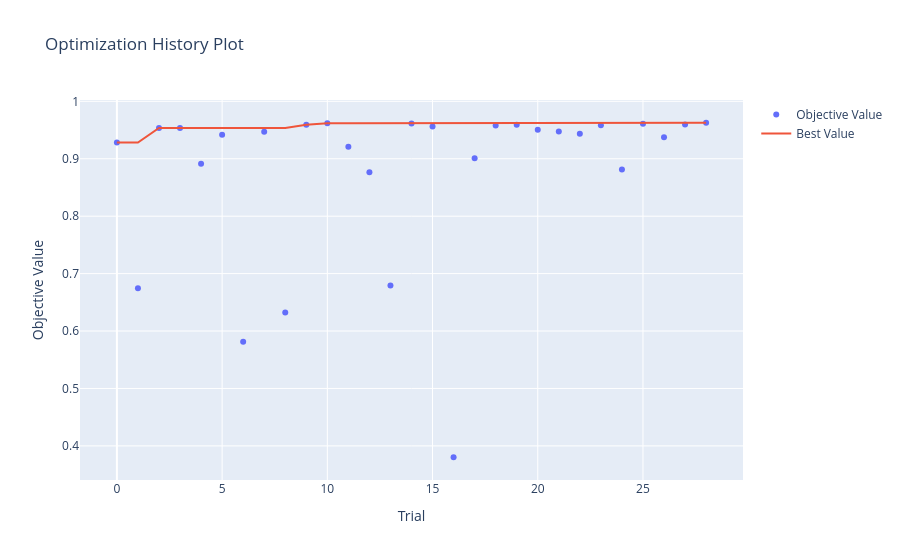

Notebook code cell kept with this figure:
### Code cell
optuna.visualization.plot_optimization_history(study)

### Figure 1 — Plotly figure (JSON) as saved in the notebook; plotly's stock layout.template omitted (floating-point values rounded to 4 significant figures)
{"data": [{"mode": "markers", "name": "Objective Value", "type": "scatter", "x": [0, 1, 2, 3, 4, 5, 6, 7, 8, 9, 10, 11, 12, 13, 14, 15, 16, 17, 18, 19, 20, 21, 22, 23, 24, 25, 26, 27, 28], "y": [0.9282, 0.6745, 0.9535, 0.9537, 0.8915, 0.9418, 0.5813, 0.9472, 0.6325, 0.9593, 0.962, 0.9208, 0.8766, 0.6795, 0.9614, 0.9562, 0.3802, 0.9009, 0.9579, 0.9593, 0.9507, 0.9473, 0.9436, 0.9584, 0.8812, 0.9611, 0.9373, 0.9598, 0.9627]}, {"mode": "lines", "name": "Best Value", "type": "scatter", "x": [0, 1, 2, 3, 4, 5, 6, 7, 8, 9, 10, 11, 12, 13, 14, 15, 16, 17, 18, 19, 20, 21, 22, 23, 24, 25, 26, 27, 28], "y": [0.9282, 0.9282, 0.9535, 0.9537, 0.9537, 0.9537, 0.9537, 0.9537, 0.9537, 0.9593, 0.962, 0.962, 0.962, 0.962, 0.962, 0.962, 0.962, 0.962, 0.962, 0.962, 0.962, 0.962, 0.962, 0.962, 0.962, 0.962, 0.962, 0.962, 0.9627]}, {"marker": {"color": "#cccccc"}, "mode": "markers", "name": "Infeasible Trial", "showlegend": false, "type": "scatter", "x": [], "y": []}], "layout": {"title": {"text": "Optimization History Plot"}, "xaxis": {"title": {"text": "Trial"}}, "yaxis": {"title": {"text": "Objective Value"}}}}
